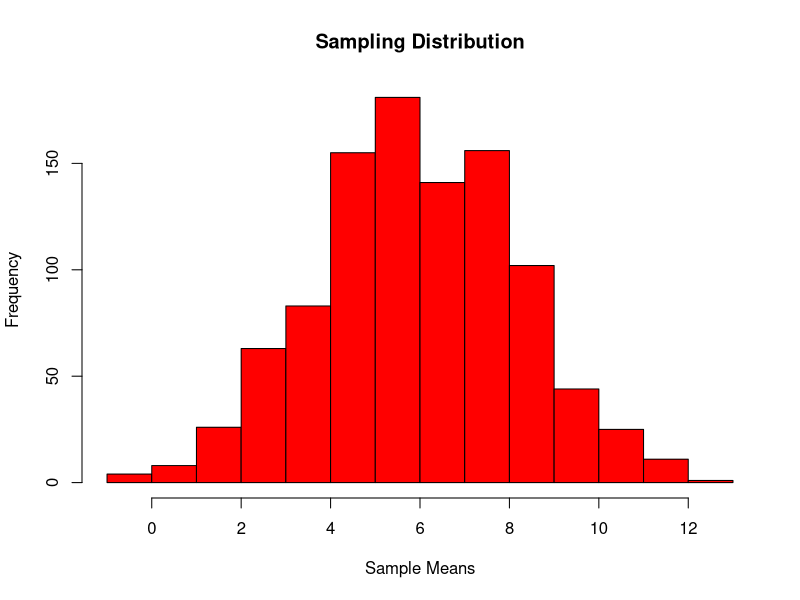

Write the R code that produced this figure.
n = 1000 
sample_means <- rep(NA, n) 
for (i in 1:n) { 
    sample_means[i] <- mean(rnorm(20, mean=6, sd=10)) 
  } 
head(sample_means, 30) 
hist(sample_means, main = "Sampling Distribution", xlab = "Sample Means", ylab = "Frequency", col = "red") 
mean(sample_means) 
sd(sample_means) 
sum(sample_means < 10) / length(sample_means) 
  